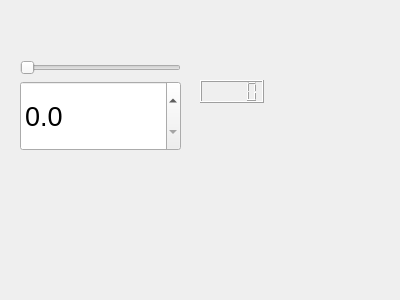
<?xml version="1.0" encoding="UTF-8"?>
<ui version="4.0">
 <class>Form</class>
 <widget class="QWidget" name="Form">
  <property name="geometry">
   <rect>
    <x>0</x>
    <y>0</y>
    <width>400</width>
    <height>300</height>
   </rect>
  </property>
  <property name="windowTitle">
   <string>Form</string>
  </property>
  <widget class="QLCDNumber" name="lcdNumber">
   <property name="geometry">
    <rect>
     <x>200</x>
     <y>80</y>
     <width>64</width>
     <height>23</height>
    </rect>
   </property>
  </widget>
  <widget class="QWidget" name="gridLayoutWidget">
   <property name="geometry">
    <rect>
     <x>290</x>
     <y>150</y>
     <width>160</width>
     <height>80</height>
    </rect>
   </property>
   <layout class="QGridLayout" name="gridLayout"/>
  </widget>
  <widget class="QWidget" name="gridLayoutWidget_2">
   <property name="geometry">
    <rect>
     <x>20</x>
     <y>60</y>
     <width>161</width>
     <height>91</height>
    </rect>
   </property>
   <layout class="QGridLayout" name="gridLayout_2">
    <item row="0" column="0">
     <widget class="QSlider" name="horizontalSlider">
      <property name="orientation">
       <enum>Qt::Horizontal</enum>
      </property>
     </widget>
    </item>
    <item row="1" column="0">
     <widget class="QDoubleSpinBox" name="doubleSpinBox">
      <property name="sizePolicy">
       <sizepolicy hsizetype="Minimum" vsizetype="Expanding">
        <horstretch>0</horstretch>
        <verstretch>0</verstretch>
       </sizepolicy>
      </property>
      <property name="font">
       <font>
        <pointsize>20</pointsize>
       </font>
      </property>
      <property name="decimals">
       <number>1</number>
      </property>
      <property name="singleStep">
       <double>0.100000000000000</double>
      </property>
     </widget>
    </item>
   </layout>
  </widget>
 </widget>
 <resources/>
 <connections>
  <connection>
   <sender>horizontalSlider</sender>
   <signal>valueChanged(int)</signal>
   <receiver>lcdNumber</receiver>
   <slot>display(int)</slot>
   <hints>
    <hint type="sourcelabel">
     <x>102</x>
     <y>153</y>
    </hint>
    <hint type="destinationlabel">
     <x>214</x>
     <y>99</y>
    </hint>
   </hints>
  </connection>
 </connections>
</ui>
